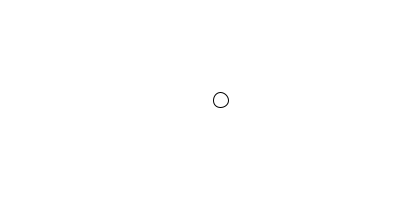
Frame 1 (no input)
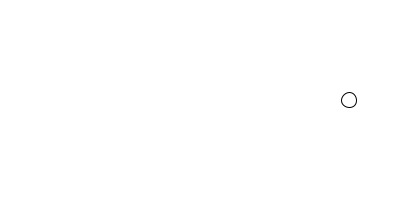
Frame 60 (the mouse pressed at the canvas centre just before this capture)
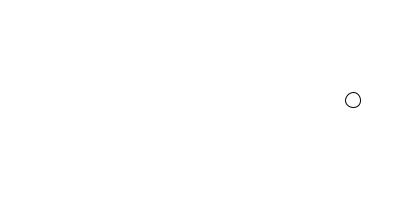
Frame 120 (the mouse held since frame 60 and released just before this capture)

The Processing sketch that drew these frames (run headless with seeded random() and noise(); from frame 60 on, the mouse is pressed at the canvas centre):

// Processing sketch: atan_easing
// ── atan_easing.pde
class Bobber {
  float amplitude;
  float period;
  float t;
  PVector position;
  
  Bobber() {
    position = new PVector(0, 0);
    t = 0;
    amplitude = 100;
    period = 30;
  }
  
  void update() {
    position.x = amplitude * atan(TWO_PI * frameCount / period);
    t += .01;
  }
  
  void display() {
    pushMatrix();
      noFill();
      translate(width/2, height/2);
      ellipse(position.x, position.y, 15, 15);
    popMatrix();
  }
}


Bobber bobber;

void setup() {
  size(400, 200);
  background(255);
  bobber = new Bobber();
}

void draw() {
  background(255);
  bobber.update();
  bobber.display();
}
